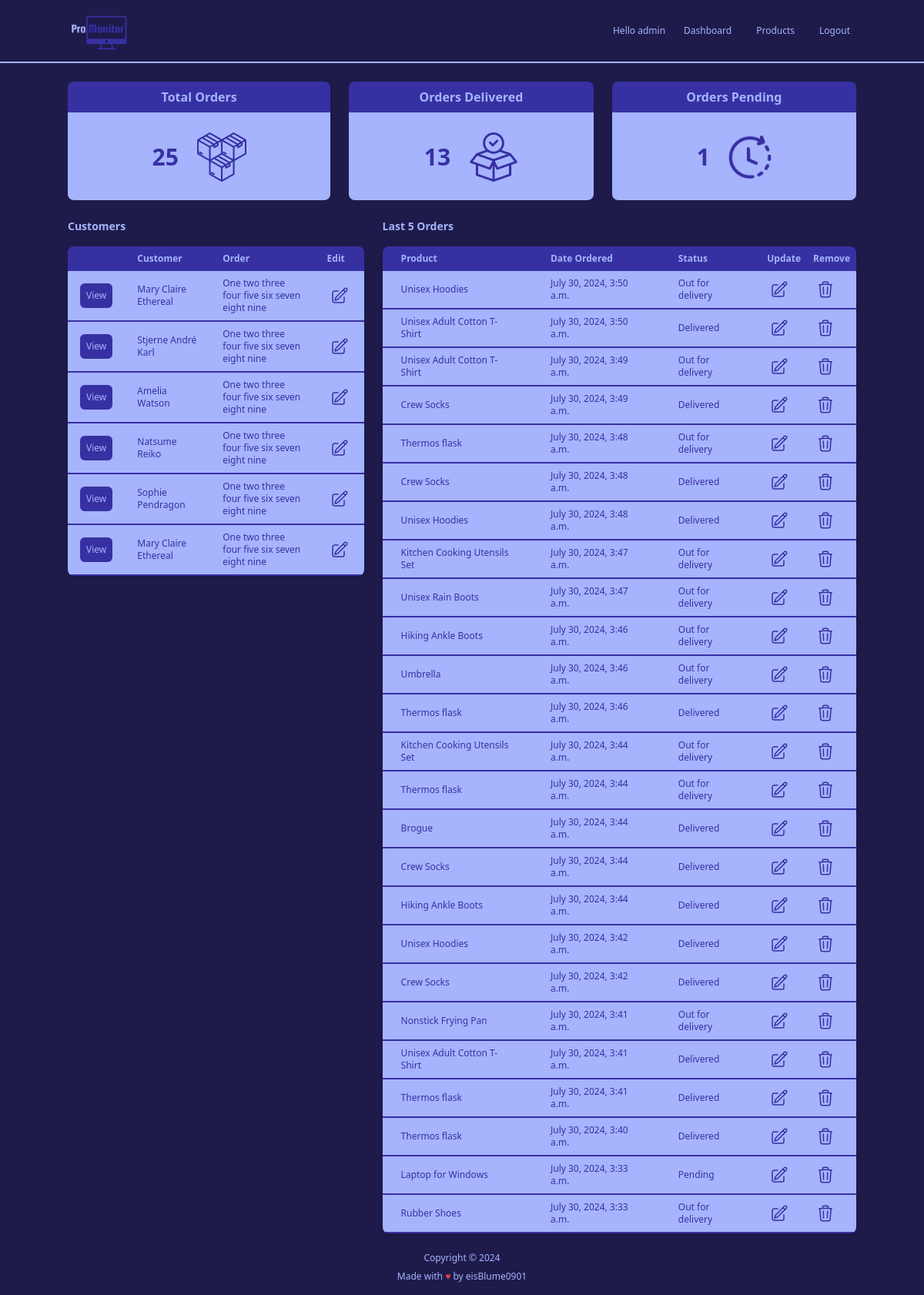
The app's page / (signed in) with its own data.
### accounts/models.py (models this page shows, shortened)
class Customer(models.Model):
    name = models.CharField(max_length=200, null=True)
    phone = models.CharField(max_length=200, null=True)
    email = models.EmailField(max_length=200, null=True)
    date_created = models.DateTimeField(auto_now_add=True, null=True)

class Order(models.Model):
    STATUS = (
        ('Pending', 'Pending'),
        ('Out for delivery', 'Out for delivery'),
        ('Delivered', 'Delivered'),
    )
    customer = models.ForeignKey(Customer, null=True, on_delete=models.SET_NULL)
    product = models.ForeignKey(Product, null=True, on_delete=models.SET_NULL)
    date_created = models.DateTimeField(auto_now_add=True, null=True)
    status = models.CharField(max_length=200, null=True, choices=STATUS)

class Product(models.Model):
    CATEGORY = (
        ('Indoor', 'Indoor'),
        ('Outdoor', 'Outdoor'),
    )
    name = models.CharField(max_length=200, null=True)
    price = models.FloatField(null=True)
    category = models.CharField(max_length=200, null=True, choices=CATEGORY)
    description = models.TextField(null=True, blank=True)
    date_created = models.DateTimeField(auto_now_add=True, null=True)
    tags = models.ManyToManyField('Tag')
    def __str__(self) -> str:
        return self.name

### accounts/views.py (the view)
# urls.py: path('', views.home, name="home"),
def home(request):
    if request.user.is_superuser:
        allOrders = Order.objects.order_by('-date_created') # Order by date created in descending order
        allCustomers = Customer.objects.all()
        allPendingOrders = Order.objects.filter(status="Pending").count()
        allOutOfDeliveryOrders = Order.objects.filter(status="Out for delivery").count()
        allDeliveredOrders = Order.objects.filter(status="Delivered").count()
        allOrdersCount = Order.objects.count()
        context = {
            'orders': allOrders,
            'ordersCount': allOrdersCount,
            'customers': allCustomers,
            'pendingOrders': allPendingOrders,
            'outOfDeliveryOrders': allOutOfDeliveryOrders,
            'deliveredOrders': allDeliveredOrders,
        }
        return render(request, 'accounts/dashboard.html', context)
    else:
        return redirect(reverse('user', args=[request.user.id]))

### templates/accounts/dashboard.html (shortened to what this page needs)
{% extends 'main.html' %}
{% block content %}
{% load static %}
{% include 'partials/_home_navbar.html' %}
{% include 'partials/_order_status.html' %}
<div class="flex flex-row mx-auto my-6 max-w-screen-lg justify-between gap-6">
    <div class="flex flex-col gap-4 lg:w-5/12">
        <div class="flex flex-row justify-between items-center">
            <div class="text-indigo-300 font-semibold text-sm text-center">Customers</div>
            </div>
        <div class="relative overflow-x-auto shadow-md rounded-lg">
            <table class="text-sm text-left text-indigo-300 table-fixed">
                <thead class="text-xs text-indigo-300 bg-indigo-800">
                    <tr>
                        <th class="px-4 py-2"></th>
                        <th class="px-4 py-2">Customer</th>
                        <th class="px-4 py-2">Order</th>
                        <th class="px-4 py-2">Edit</th>
                    </tr>
                </thead>
                <tbody class="text-xs text-indigo-800 font-medium whitespace-normal">
                    {% for customer in customers %}
                    <tr class="bg-indigo-300 border-b-2 border-indigo-800 hover:bg-indigo-200">
                        <td class="px-4 py-2">
                            <a href="{% url 'customer' customer.id %}">
                                <button class="p-2 bg-indigo-800 text-indigo-300 rounded-md hover:bg-indigo-300 hover:text-indigo-800">View</button>
                            </a>
                        </td>
                        <td class="px-4 py-2">{{ customer.name }}</td>
                        <td class="px-4 py-2">One two three four five six seven eight nine</td>
                        <td class="px-4 py-2 mx-auto">
                            <button class="p-1 hover:bg-indigo-800 hover:text-indigo-300 hover:rounded-md">
                            </button>
                        </td>
                    </tr>
                    {% endfor %}
                </tbody>
            </table>
        </div>
    </div>
    <div class="flex flex-col gap-4 lg:w-8/12">
        <div class="flex flex-row justify-between items-center">
            <div class="text-indigo-300 font-semibold text-sm text-center">Last 5 Orders</div>
        </div>
        <div class="relative overflow-x-auto shadow-md rounded-lg">
            <table class="text-sm text-left text-indigo-300 table-fixed">
                <thead class="text-xs text-indigo-300 bg-indigo-800">
                    <tr>
                        <th class="px-6 py-2">Product</th>
                        <th class="px-6 py-2">Date Ordered</th>
                        <th class="px-6 py-2">Status</th>
                        <th class="px-2 py-2">Update</th>
                        <th class="px-2 py-2">Remove</th>
                    </tr>
                </thead>
                <tbody class="text-xs text-indigo-800 font-medium whitespace-normal">
                    {% for order in orders %}
                    <tr class="bg-indigo-300 border-b-2 border-indigo-800 hover:bg-indigo-200">
                        <td class="px-6 py-2">{{ order.product }}</td>
                        <td class="px-6 py-2">{{ order.date_created }}</td>
                        <td class="px-6 py-2">{{ order.status }}</td>
                        <td class="px-2 py-2">
                            <button class="p-1 hover:bg-indigo-800 hover:text-indigo-300 hover:rounded-md">
                                <a href="{% url 'update_order' order.id %}">
                                </a>
                            </button>
                        </td>
                        <td class="px-2 py-2">
                            <button class="p-1 hover:bg-indigo-800 hover:text-indigo-300 hover:rounded-md">
                                <a href="{% url 'delete_order' order.id %}">
                                </a>
                            </button>
                        </td>
                    </tr>
                    {% endfor %}
                </tbody>
            </table>
        </div>
    </div>
</div>
{% endblock %}

### templates/main.html (shortened to what this page needs)
<!DOCTYPE html>
<html lang="en">
<head>
    <script src="https://cdn.tailwindcss.com"></script>
</head>
<body class="font-sans bg-indigo-950">
        {% block content %}{% endblock %}
    <footer class="text-indigo-300 text-xs text-center my-4">
        <div class="flex flex-col space-y-2">
            <p>Copyright &copy; {% now "Y" %}</p>
            <p>Made with <span class="text-red-500">&hearts;</span> by <a href="https://www.github.com/eisBlume0901">eisBlume0901</a>
            </p>
        </div>
    </footer>
</body>
</html>

### templates/partials/_home_navbar.html
{% load static %}
<nav class="bg-indigo-950 border-b-2 border-b-indigo-300">
    <div class="flex flex-wrap justify-between mx-auto items-center max-w-screen-lg">
        <a href="{% url 'home' %}">
            <img src="{% static 'images/ProMonitor_logo.png' %}" alt="ProMonitor Logo" class="w-20">
        </a>
        <div class="flex gap-4 items-center">
            <span class="text-indigo-300 font-medium text-xs">Hello {{request.user}}</span>
            <a href="{% url 'home' %}" class="text-indigo-300 text-xs px-2 py-1 font-medium hover:rounded-md hover:bg-indigo-200 hover:text-indigo-800">Dashboard</a>
            <a href="{% url 'products' %}" class="text-indigo-300 text-xs px-2 py-1 font-medium hover:rounded-md hover:bg-indigo-200 hover:text-indigo-800">Products</a>
            <a href="{% url 'logout' %}" class="text-indigo-300 text-xs px-2 py-1 font-medium hover:rounded-md hover:bg-indigo-200 hover:text-indigo-800">Logout</a>
        </div>
    </div>
</nav>

### templates/partials/_order_status.html
{% load static %}
<div class="grid grid-cols-3 max-w-screen-lg mx-auto justify-between space-x-6 mt-6">
    <div class="flex flex-col">
        <h1 class="text-md text-center text-indigo-300 font-bold rounded-t-lg bg-indigo-800 border-indigo-800 border-b-2 border-b-indigo-300 py-2">Total Orders</h1>
        <div class="rounded-b-lg bg-indigo-300 p-2 w-full">
            <div class="flex flex-row mx-auto space-x-6 items-center justify-center p-2 h-24">
                <p class="text-3xl text-center text-indigo-800 font-bold">{{ ordersCount }}</p>
                <img src="{% static 'images/total_orders_icon.png' %}" alt="Total Orders Icon" class="w-16">
            </div>
        </div>
    </div>
    <div class="flex flex-col">
        <h1 class="text-md text-center text-indigo-300 font-bold rounded-t-lg bg-indigo-800 border-indigo-800 border-b-2 border-b-indigo-300 py-2">Orders Delivered</h1>
        <div class="rounded-b-lg bg-indigo-300 p-2 w-full">
            <div class="flex flex-row mx-auto space-x-6 items-center justify-center p-2 h-24">
                <p class="text-3xl text-center text-indigo-800 font-bold">{{ deliveredOrders }}</p>
                <img src="{% static 'images/orders_delivered_icon.png' %}" alt="Orders Delivered Icon" class="w-16">
            </div>
        </div>
    </div>
    <div class="flex flex-col">
        <h1 class="text-md text-center text-indigo-300 font-bold rounded-t-lg bg-indigo-800 border-indigo-800 border-b-2 border-b-indigo-300 py-2">Orders Pending</h1>
        <div class="rounded-b-lg bg-indigo-300 p-2 w-full">
            <div class="flex flex-row mx-auto space-x-6 items-center justify-center p-2 h-24">
                <p class="text-3xl text-center text-indigo-800 font-bold">{{ pendingOrders }}</p>
                <img src="{% static 'images/orders_pending_icon.png' %}" alt="Orders Pending Icon" class="w-14">
            </div>
        </div>
    </div>
</div>

### records on screen
Customer: name "Mary Claire Ethereal"
Customer: name "Stjerne André Karl"
Customer: name "Amelia Watson"
Customer: name "Natsume Reiko"
Customer: name "Sophie Pendragon"
Customer: name "Mary Claire Ethereal"
Order: product "Unisex Hoodies", date_created "July 30, 2024, 3:50 a.m.", status "Out for delivery"
Order: product "Unisex Adult Cotton T-Shirt", date_created "July 30, 2024, 3:50 a.m.", status "Delivered"
Order: product "Unisex Adult Cotton T-Shirt", date_created "July 30, 2024, 3:49 a.m.", status "Out for delivery"
Order: product "Crew Socks", date_created "July 30, 2024, 3:49 a.m.", status "Delivered"
Order: product "Thermos flask", date_created "July 30, 2024, 3:48 a.m.", status "Out for delivery"
Order: product "Crew Socks", date_created "July 30, 2024, 3:48 a.m.", status "Delivered"
Order: product "Unisex Hoodies", date_created "July 30, 2024, 3:48 a.m.", status "Delivered"
Order: product "Kitchen Cooking Utensils Set", date_created "July 30, 2024, 3:47 a.m.", status "Out for delivery"
Order: product "Unisex Rain Boots", date_created "July 30, 2024, 3:47 a.m.", status "Out for delivery"
Order: product "Hiking Ankle Boots", date_created "July 30, 2024, 3:46 a.m.", status "Out for delivery"
Order: product "Umbrella", date_created "July 30, 2024, 3:46 a.m.", status "Out for delivery"
Order: product "Thermos flask", date_created "July 30, 2024, 3:46 a.m.", status "Delivered"
Order: product "Kitchen Cooking Utensils Set", date_created "July 30, 2024, 3:44 a.m.", status "Out for delivery"
Order: product "Thermos flask", date_created "July 30, 2024, 3:44 a.m.", status "Out for delivery"
Order: product "Brogue", date_created "July 30, 2024, 3:44 a.m.", status "Delivered"
Order: product "Crew Socks", date_created "July 30, 2024, 3:44 a.m.", status "Delivered"
Order: product "Hiking Ankle Boots", date_created "July 30, 2024, 3:44 a.m.", status "Delivered"
Order: product "Unisex Hoodies", date_created "July 30, 2024, 3:42 a.m.", status "Delivered"
Order: product "Crew Socks", date_created "July 30, 2024, 3:42 a.m.", status "Delivered"
Order: product "Nonstick Frying Pan", date_created "July 30, 2024, 3:41 a.m.", status "Out for delivery"
Order: product "Unisex Adult Cotton T-Shirt", date_created "July 30, 2024, 3:41 a.m.", status "Delivered"
Order: product "Thermos flask", date_created "July 30, 2024, 3:41 a.m.", status "Delivered"
Order: product "Thermos flask", date_created "July 30, 2024, 3:40 a.m.", status "Delivered"
Order: product "Laptop for Windows", date_created "July 30, 2024, 3:33 a.m.", status "Pending"
Order: product "Rubber Shoes", date_created "July 30, 2024, 3:33 a.m.", status "Out for delivery"

### other values on screen
{{ request.user }} "admin"
{{ ordersCount }} "25"
{{ deliveredOrders }} "13"
{{ pendingOrders }} "1"
